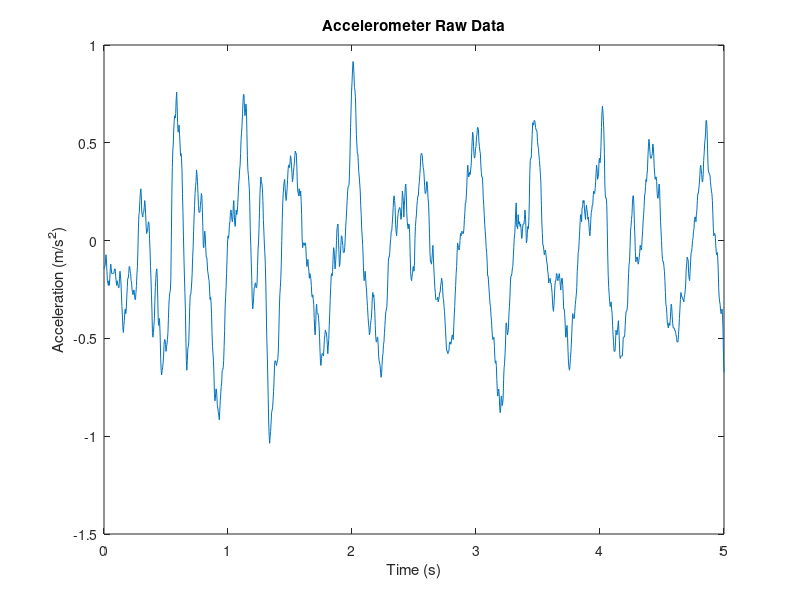
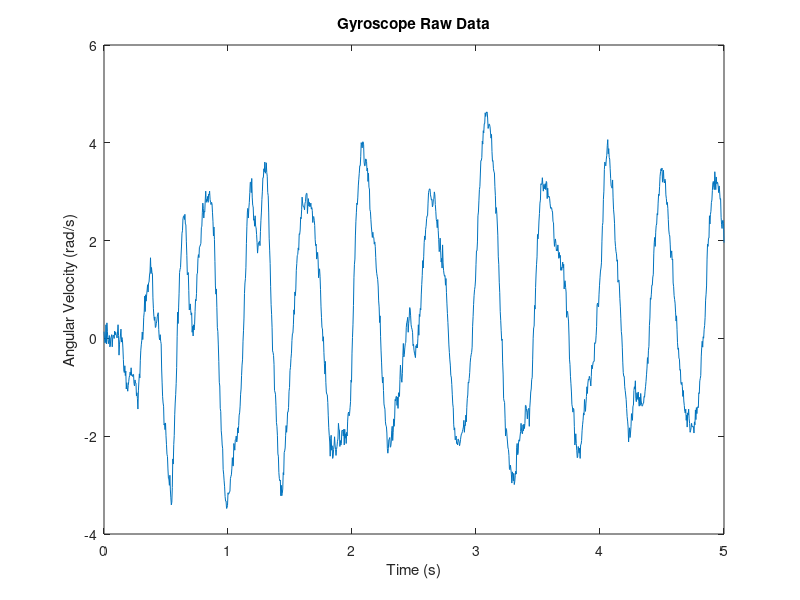
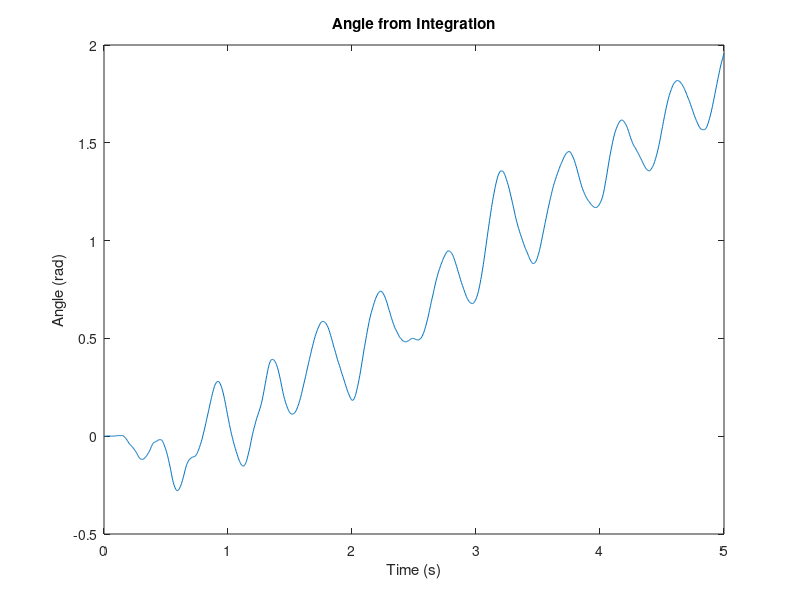
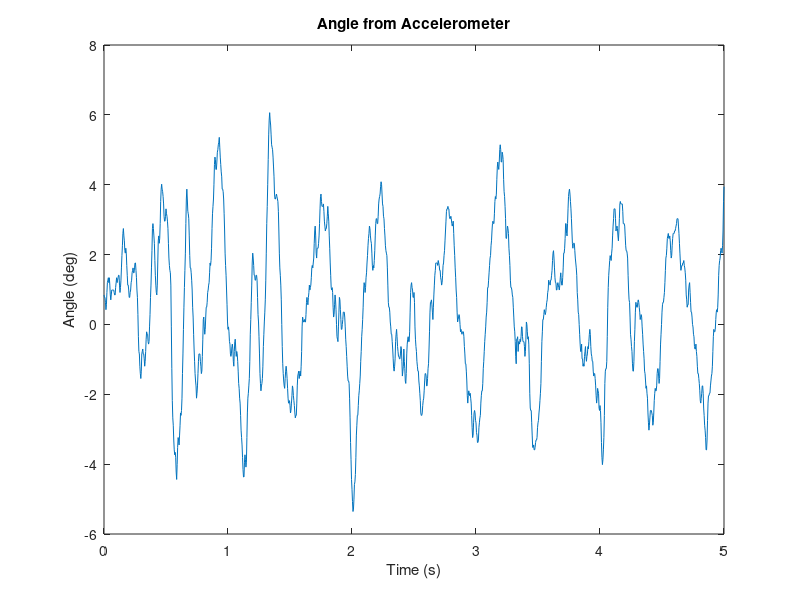

Source code (MATLAB) for these figures, in order:
clear variables;
close all;
clc;

load('Trial_Ex','-mat')

%% Plot Raw Data
sampletime = 1/256;
t = 0:sampletime:5;

accel_data(1:length(t),1) = Accel(1:length(t),1);
gyro_data(1:length(t),1) = Gyro(1:length(t),1);

thetaint = cumtrapz(t,gyro_data);
theta_ac = zeros(length(t),1);

for i = 1:length(t)
    theta_ac(i,1) = asind(accel_data(i,1)/-9.81);
end

% for i = 1:length(t)
%     theta_ac(i,1) = theta_ac(i,1) - mean(theta_ac);
% end

posn = zeros(length(t),1);

for i = 1:length(t)
    posn(i,1) = 1.5*sind(theta_ac(i,1));
end


figure(1)
plot(t',accel_data(:,1))
xlabel('Time (s)');
ylabel('Acceleration (m/s^2)');
title('Accelerometer Raw Data');

figure(2)
plot(t',gyro_data(:,1))
xlabel('Time (s)');
ylabel('Angular Velocity (rad/s)');
title('Gyroscope Raw Data');

figure(3)
plot(t,thetaint(:,1))
xlabel('Time (s)');
ylabel('Angle (rad)');
title('Angle from Integration');

figure(4)
plot(t,theta_ac(:,1))
xlabel('Time (s)');
ylabel('Angle (deg)');
title('Angle from Accelerometer');

figure(5)
plot(t,posn(:,1))
xlabel('Time (s)');
ylabel('CoM (m)');
title('Center of Mass');